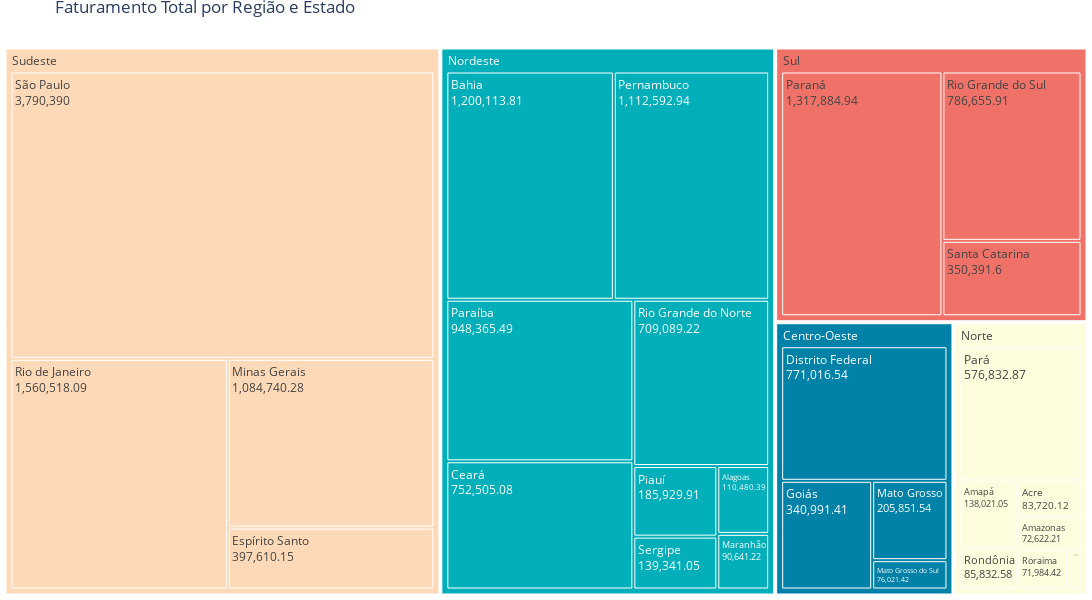

Notebook code for this chart:
### Code cell
import pandas as pd
import plotly.express as px

# Supondo que você já tenha o DataFrame df
# Filtrar as colunas desejadas
vendas_2023 = df[['regiao', 'uf', 'faturamento']]

# Criar o gráfico Treemap
fig = px.treemap(vendas_2023, path=['regiao', 'uf'], values='faturamento', color='regiao',
                 color_discrete_map={'Centro-Oeste': '#0081a7',
                                     'Nordeste': '#00afb9',
                                     'Norte': '#fdfcdc',
                                     'Sudeste': '#fed9b7',
                                     'Sul': '#f07167'}
                 )

# Atualizando o layout para adicionar título
fig.update_layout(width=1400, height=600, title='Faturamento Total por Região e Estado', margin = dict(t=25, l=0, r=0, b=0))

# Adicionar os valores dentro dos retângulos
fig.update_traces(textinfo='label+value')

# Exibir o gráfico
fig.show()

### Figure 1 — Plotly figure (JSON) as saved in the notebook; plotly's stock layout.template omitted (floating-point values rounded to 4 significant figures)
{"data": [{"branchvalues": "total", "customdata": [["Centro-Oeste"], ["Centro-Oeste"], ["Centro-Oeste"], ["Centro-Oeste"], ["Centro-Oeste"], ["Nordeste"], ["Nordeste"], ["Nordeste"], ["Nordeste"], ["Nordeste"], ["Nordeste"], ["Nordeste"], ["Nordeste"], ["Nordeste"], ["Nordeste"], ["Norte"], ["Norte"], ["Norte"], ["Norte"], ["Norte"], ["Norte"], ["Norte"], ["Norte"], ["Sudeste"], ["Sudeste"], ["Sudeste"], ["Sudeste"], ["Sudeste"], ["Sul"], ["Sul"], ["Sul"], ["Sul"]], "domain": {"x": [0, 1], "y": [0, 1]}, "hovertemplate": "labels=%{label}<br>faturamento=%{value}<br>parent=%{parent}<br>id=%{id}<br>regiao=%{customdata[0]}<extra></extra>", "ids": ["Centro-Oeste", "Centro-Oeste/Mato Grosso", "Centro-Oeste/Distrito Federal", "Centro-Oeste/Goiás", "Centro-Oeste/Mato Grosso do Sul", "Nordeste/Alagoas", "Nordeste/Sergipe", "Nordeste/Rio Grande do Norte", "Nordeste/Paraíba", "Nordeste/Pernambuco", "Nordeste/Maranhão", "Nordeste/Ceará", "Nordeste/Bahia", "Nordeste", "Nordeste/Piauí", "Norte/Tocantins", "Norte/Amapá", "Norte/Roraima", "Norte/Rondônia", "Norte/Pará", "Norte", "Norte/Amazonas", "Norte/Acre", "Sudeste/Minas Gerais", "Sudeste/Rio de Janeiro", "Sudeste/São Paulo", "Sudeste/Espírito Santo", "Sudeste", "Sul/Rio Grande do Sul", "Sul/Paraná", "Sul", "Sul/Santa Catarina"], "labels": ["Centro-Oeste", "Mato Grosso", "Distrito Federal", "Goiás", "Mato Grosso do Sul", "Alagoas", "Sergipe", "Rio Grande do Norte", "Paraíba", "Pernambuco", "Maranhão", "Ceará", "Bahia", "Nordeste", "Piauí", "Tocantins", "Amapá", "Roraima", "Rondônia", "Pará", "Norte", "Amazonas", "Acre", "Minas Gerais", "Rio de Janeiro", "São Paulo", "Espírito Santo", "Sudeste", "Rio Grande do Sul", "Paraná", "Sul", "Santa Catarina"], "marker": {"colors": ["#0081a7", "#0081a7", "#0081a7", "#0081a7", "#0081a7", "#00afb9", "#00afb9", "#00afb9", "#00afb9", "#00afb9", "#00afb9", "#00afb9", "#00afb9", "#00afb9", "#00afb9", "#fdfcdc", "#fdfcdc", "#fdfcdc", "#fdfcdc", "#fdfcdc", "#fdfcdc", "#fdfcdc", "#fdfcdc", "#fed9b7", "#fed9b7", "#fed9b7", "#fed9b7", "#fed9b7", "#f07167", "#f07167", "#f07167", "#f07167"]}, "name": "", "parents": ["", "Centro-Oeste", "Centro-Oeste", "Centro-Oeste", "Centro-Oeste", "Nordeste", "Nordeste", "Nordeste", "Nordeste", "Nordeste", "Nordeste", "Nordeste", "Nordeste", "", "Nordeste", "Norte", "Norte", "Norte", "Norte", "Norte", "", "Norte", "Norte", "Sudeste", "Sudeste", "Sudeste", "Sudeste", "", "Sul", "Sul", "", "Sul"], "textinfo": "label+value", "type": "treemap", "values": [1394000.0, 205900.0, 771000.0, 341000.0, 76020.0, 110500.0, 139300.0, 709100.0, 948400.0, 1113000.0, 90640.0, 752500.0, 1200000.0, 5249000.0, 185900.0, 18860.0, 138000.0, 71980.0, 85830.0, 576800.0, 1048000.0, 72620.0, 83720.0, 1085000.0, 1561000.0, 3790000.0, 397600.0, 6833000.0, 786700.0, 1318000.0, 2455000.0, 350400.0]}], "layout": {"height": 600, "legend": {"tracegroupgap": 0}, "margin": {"b": 0, "l": 0, "r": 0, "t": 25}, "title": {"text": "Faturamento Total por Região e Estado"}, "width": 1400}}
